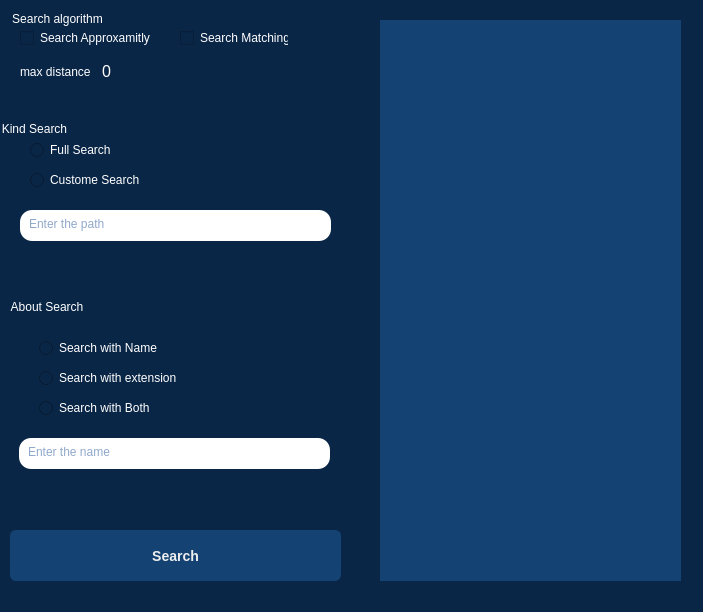
<?xml version="1.0" encoding="UTF-8"?>
<ui version="4.0">
 <class>SearchingApp</class>
 <widget class="QMainWindow" name="SearchingApp">
  <property name="geometry">
   <rect>
    <x>0</x>
    <y>0</y>
    <width>703</width>
    <height>612</height>
   </rect>
  </property>
  <property name="windowTitle">
   <string>SearchingApp</string>
  </property>
  <property name="styleSheet">
   <string notr="true">background-color:#2B4865;</string>
  </property>
  <widget class="QWidget" name="centralWidget">
   <property name="styleSheet">
    <string notr="true">background-color:#0A2647;
</string>
   </property>
   <widget class="QGroupBox" name="groupBox">
    <property name="geometry">
     <rect>
      <x>0</x>
      <y>120</y>
      <width>341</width>
      <height>161</height>
     </rect>
    </property>
    <property name="styleSheet">
     <string notr="true">border:none;
color:#fff;</string>
    </property>
    <property name="title">
     <string>Kind Search</string>
    </property>
    <widget class="QRadioButton" name="customeSearch">
     <property name="geometry">
      <rect>
       <x>30</x>
       <y>50</y>
       <width>111</width>
       <height>20</height>
      </rect>
     </property>
     <property name="styleSheet">
      <string notr="true">color:#fff;</string>
     </property>
     <property name="text">
      <string>Custome Search</string>
     </property>
    </widget>
    <widget class="QRadioButton" name="fullSearch">
     <property name="geometry">
      <rect>
       <x>30</x>
       <y>20</y>
       <width>89</width>
       <height>20</height>
      </rect>
     </property>
     <property name="styleSheet">
      <string notr="true">color:#fff;
</string>
     </property>
     <property name="text">
      <string>Full Search</string>
     </property>
    </widget>
    <widget class="QTextEdit" name="inputPath">
     <property name="geometry">
      <rect>
       <x>20</x>
       <y>90</y>
       <width>311</width>
       <height>31</height>
      </rect>
     </property>
     <property name="styleSheet">
      <string notr="true">border:none;
background-color:#fff;
color:#205295;
    border-style: solid;
    border-radius: 12;
    padding: 3px;
    font-size: 12px;
    padding-left: 5px;
    padding-right: 5px;</string>
     </property>
     <property name="placeholderText">
      <string>Enter the path</string>
     </property>
    </widget>
   </widget>
   <widget class="QGroupBox" name="groupBox_2">
    <property name="geometry">
     <rect>
      <x>9</x>
      <y>298</y>
      <width>341</width>
      <height>231</height>
     </rect>
    </property>
    <property name="styleSheet">
     <string notr="true">border:none;
color:#fff;</string>
    </property>
    <property name="title">
     <string>About Search</string>
    </property>
    <widget class="QRadioButton" name="nameSearch">
     <property name="geometry">
      <rect>
       <x>30</x>
       <y>40</y>
       <width>141</width>
       <height>20</height>
      </rect>
     </property>
     <property name="styleSheet">
      <string notr="true">color:#fff;</string>
     </property>
     <property name="text">
      <string>Search with Name</string>
     </property>
    </widget>
    <widget class="QRadioButton" name="extSearch">
     <property name="geometry">
      <rect>
       <x>30</x>
       <y>70</y>
       <width>141</width>
       <height>20</height>
      </rect>
     </property>
     <property name="styleSheet">
      <string notr="true">color:#fff;</string>
     </property>
     <property name="text">
      <string>Search with extension</string>
     </property>
    </widget>
    <widget class="QRadioButton" name="bothSearch">
     <property name="geometry">
      <rect>
       <x>30</x>
       <y>100</y>
       <width>141</width>
       <height>20</height>
      </rect>
     </property>
     <property name="styleSheet">
      <string notr="true">color:#fff
</string>
     </property>
     <property name="text">
      <string>Search with Both</string>
     </property>
    </widget>
    <widget class="QTextEdit" name="nameInput">
     <property name="geometry">
      <rect>
       <x>10</x>
       <y>140</y>
       <width>311</width>
       <height>31</height>
      </rect>
     </property>
     <property name="styleSheet">
      <string notr="true">background-color:#fff;
color:#205295;
    border-style: solid;
    border-radius:12;
    padding: 3px;
    font-size: 12px;
    padding-left: 5px;
    padding-right: 5px;
</string>
     </property>
     <property name="placeholderText">
      <string>Enter the name</string>
     </property>
    </widget>
   </widget>
   <widget class="QPushButton" name="searchButton">
    <property name="geometry">
     <rect>
      <x>10</x>
      <y>530</y>
      <width>331</width>
      <height>51</height>
     </rect>
    </property>
    <property name="styleSheet">
     <string notr="true">

QPushButton:pressed{
border:none;
background-color:#144272;
padding:5px;
color:#2B4865;

}


QPushButton
{
color:#eeeeee;

background-color:#144272;

    border-width: 1px;
    border-color: #144272;
    border-style: solid;
    border-radius: 6;
    padding: 3px;
    font-size: 14px;
font-weight:600;
    padding-left: 5px;
    padding-right: 5px;
}

QPushButton:hover
{
    border: 2px solid QLinearGradient( x1: 0, y1: 0, x2: 0, y2: 1, stop: 0 #8FE3CF, stop: 1 #8FE3CF);
}
QPushButton:focus
{
border: 2px solid QLinearGradient( x1: 0, y1: 0, x2: 0, y2: 1, stop: 0 #8FE3CF, stop: 1 #8FE3CF);
}</string>
    </property>
    <property name="text">
     <string>Search</string>
    </property>
   </widget>
   <widget class="QListView" name="listView">
    <property name="geometry">
     <rect>
      <x>380</x>
      <y>20</y>
      <width>301</width>
      <height>561</height>
     </rect>
    </property>
    <property name="styleSheet">
     <string notr="true">background-color:#144272;
color:white;
border:none

</string>
    </property>
    <property name="textElideMode">
     <enum>Qt::ElideMiddle</enum>
    </property>
   </widget>
   <widget class="QGroupBox" name="groupBox_3">
    <property name="geometry">
     <rect>
      <x>10</x>
      <y>10</y>
      <width>331</width>
      <height>91</height>
     </rect>
    </property>
    <property name="styleSheet">
     <string notr="true">color:#fff;
border:none;</string>
    </property>
    <property name="title">
     <string>Search algorithm</string>
    </property>
    <widget class="QCheckBox" name="mathSearch">
     <property name="geometry">
      <rect>
       <x>170</x>
       <y>20</y>
       <width>108</width>
       <height>16</height>
      </rect>
     </property>
     <property name="styleSheet">
      <string notr="true">color:#fff;</string>
     </property>
     <property name="text">
      <string>Search Matching</string>
     </property>
    </widget>
    <widget class="QCheckBox" name="approxSearch">
     <property name="geometry">
      <rect>
       <x>10</x>
       <y>20</y>
       <width>141</width>
       <height>16</height>
      </rect>
     </property>
     <property name="styleSheet">
      <string notr="true">color:#fff;</string>
     </property>
     <property name="text">
      <string>Search Approxamitly</string>
     </property>
    </widget>
    <widget class="QSpinBox" name="spinBox">
     <property name="geometry">
      <rect>
       <x>90</x>
       <y>50</y>
       <width>36</width>
       <height>23</height>
      </rect>
     </property>
     <property name="styleSheet">
      <string notr="true">
QSpinBox {
    font-size: 12pt;
font.pixelSize:height
}

QSpinBox:up-button {

border:none;
image:url(:/icons/up-white.png);

width:12px;
height:12px;
}

QSpinBox:down-button {
border:none;
image:url(:/icons/down-white.png);
width:12px;
height:12px;
}


QSpinBox:down-button::pressed {
image:url(:/icons/down.png);
background-color:#ced4da;
}

QSpinBox:up-button::pressed {
image:url(:/icons/up.png);
background-color:#ced4da;
}
</string>
     </property>
    </widget>
    <widget class="QLabel" name="label">
     <property name="geometry">
      <rect>
       <x>10</x>
       <y>50</y>
       <width>71</width>
       <height>23</height>
      </rect>
     </property>
     <property name="text">
      <string>max distance</string>
     </property>
    </widget>
   </widget>
  </widget>
 </widget>
 <layoutdefault spacing="6" margin="11"/>
 <resources>
  <include location="searchingapp.qrc"/>
 </resources>
 <connections/>
</ui>
